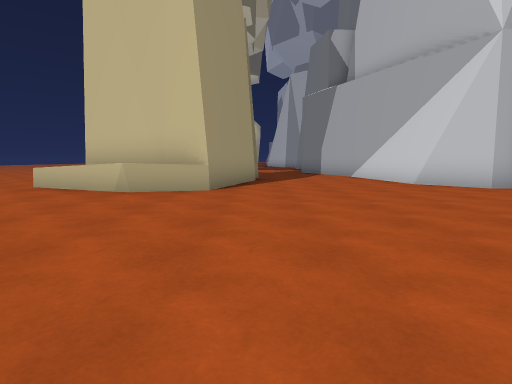
View 1 (above)

16 first-person views from a walk through a Unity game level. The camera is 1.2 m above the floor, tilts 6° down and sees 80° across. The floor is counted in squares, 2 m on a side. Each view is taken from the middle of a square. On the plan, view 1 faces up. The plan holds only what a view shows up to about 9 squares ahead; the rest is blank. The place goes on beyond the plan.

View 2
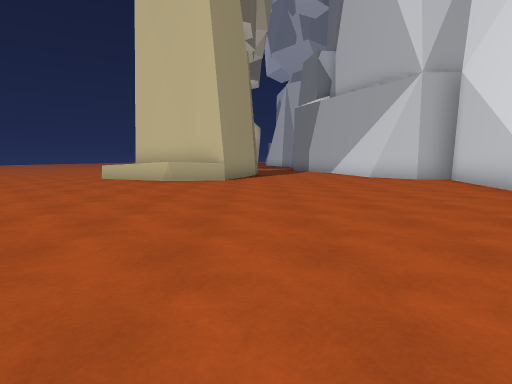

View 3
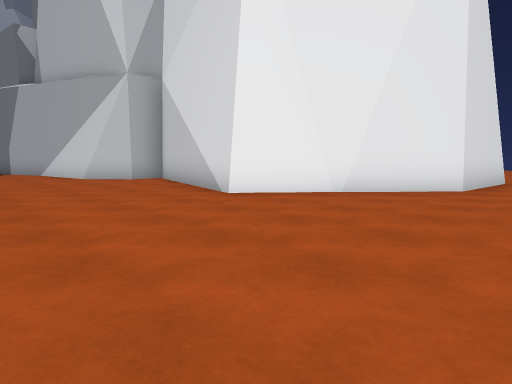

View 4
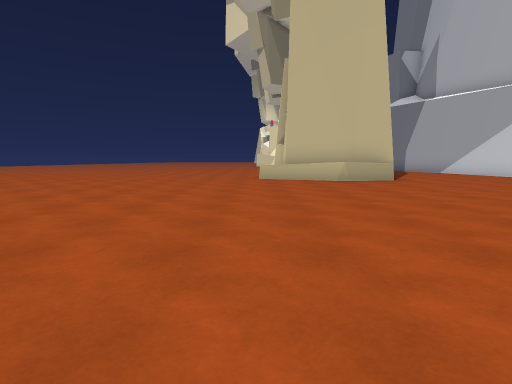

View 5
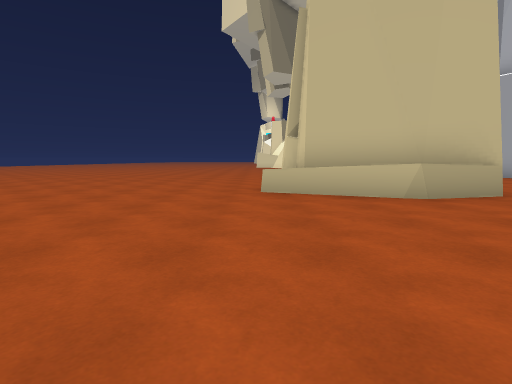

View 6
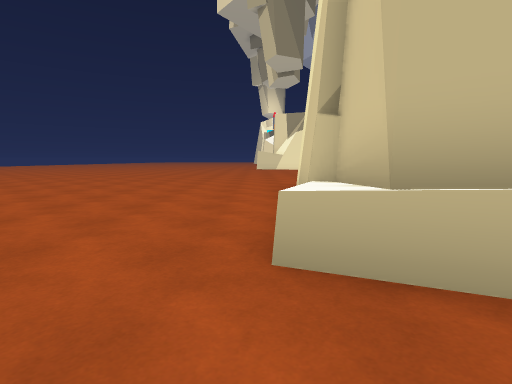

View 7
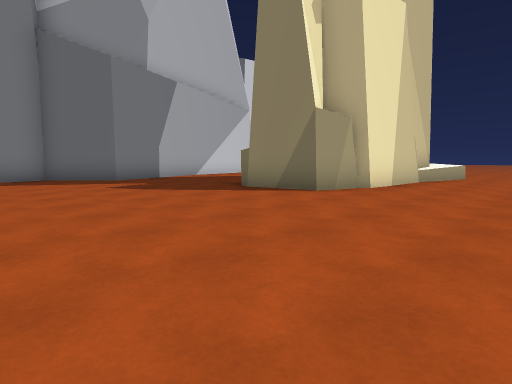

View 8
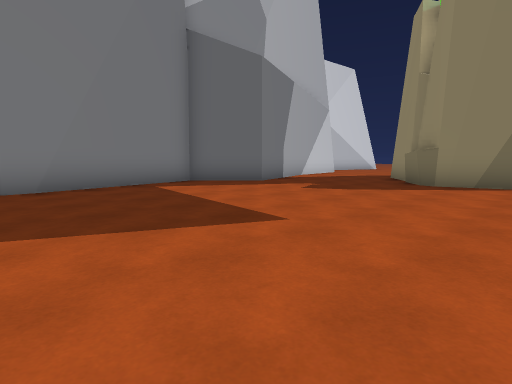

View 9
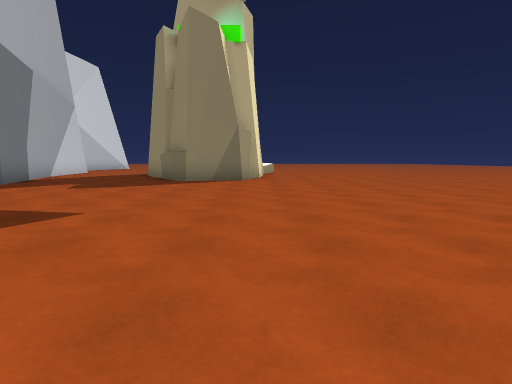

View 10
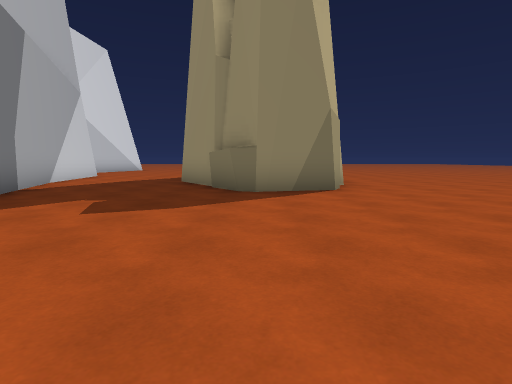

View 11
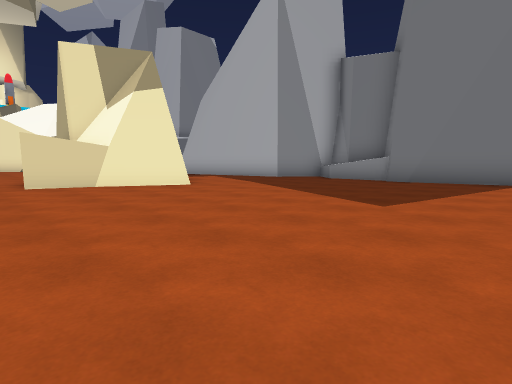

View 12
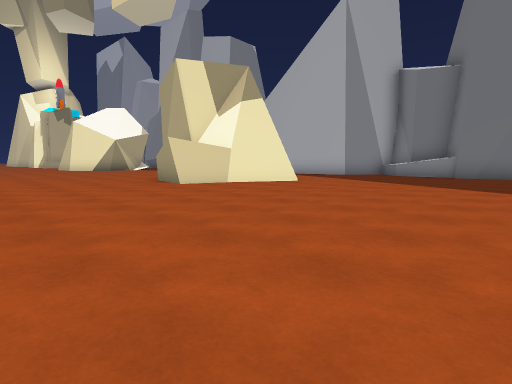

View 13
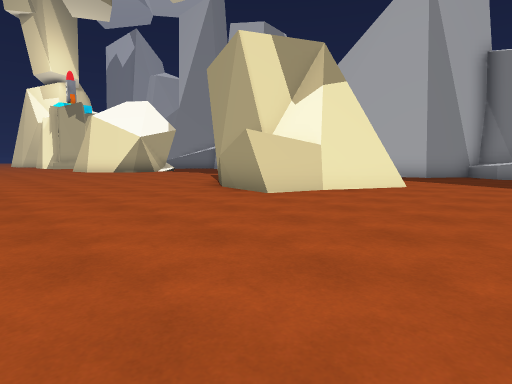

View 14
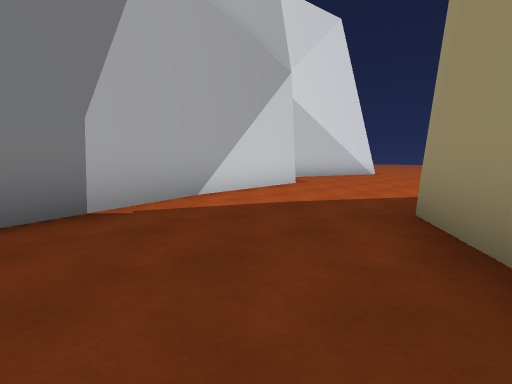

View 15
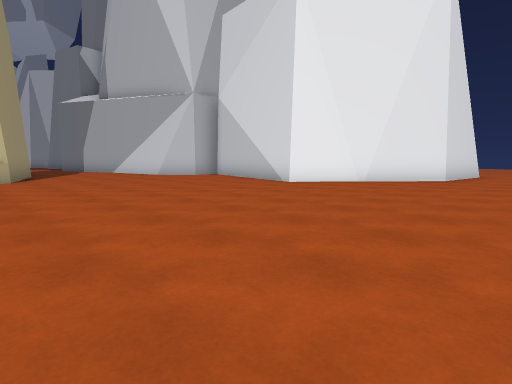

View 16
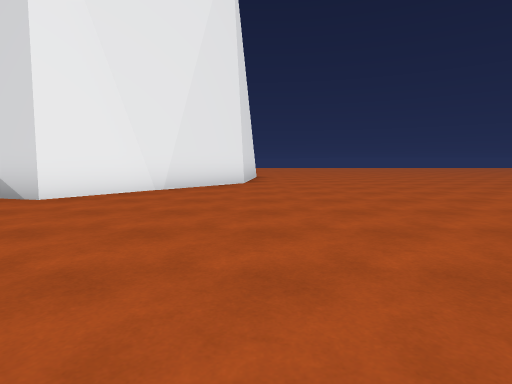

### Floor plan
Key: @ floor where view 1 was taken; # wall or solid block; . floor; ^ raised ledge.
Columns run from 9 left of view 1 to 11 right of it. Each row starts with its distance up from view 1.
 31  ..
 30  ...
 29  ....
 28  .....
 27  ....#
 26 .....#
 25 .....##
 24 ......##..
 23 ...........
 22 ............
 21 ............^
 20 ............#
 19 ............##
 18 .............#
 17  ............#
 16 .............#
 15 ............##
 14 ............#
 13 ......##....#
 12 .....####...##
 11 .....#  #....#
 10 .....#  ##...#
  9 .....#  ##...#
  8 .....#  #....##
  7 ....^####.....##
  6 ......^^#......#
  5 ...............#
  4 ...............#
  3 ..............##
  2 ..............#
  1 ..............##
  0  ........@.....##
 -1   ..............####
 -2    ... ............##
 -3     .  ............
 -4        ............

Where each view was taken, in squares from view 1:
view 1: 0 up, 0 right, facing up
view 2: 3 down, 0 right, facing up
view 3: 3 down, 1 right, facing up-right
view 4: 3 down, 5 left, facing up
view 5: 1 up, 5 left, facing up
view 6: 5 up, 5 left, facing up
view 7: 18 up, 7 left, facing down-right
view 8: 21 up, 4 left, facing down-right
view 9: 22 up, 4 left, facing down
view 10: 19 up, 2 left, facing down
view 11: 17 up, 6 left, facing up-right
view 12: 18 up, 9 left, facing up-right
view 13: 21 up, 9 left, facing up-right
view 14: 14 up, 1 left, facing down-right
view 15: 4 down, 2 left, facing up-right
view 16: 2 down, 0 right, facing right
